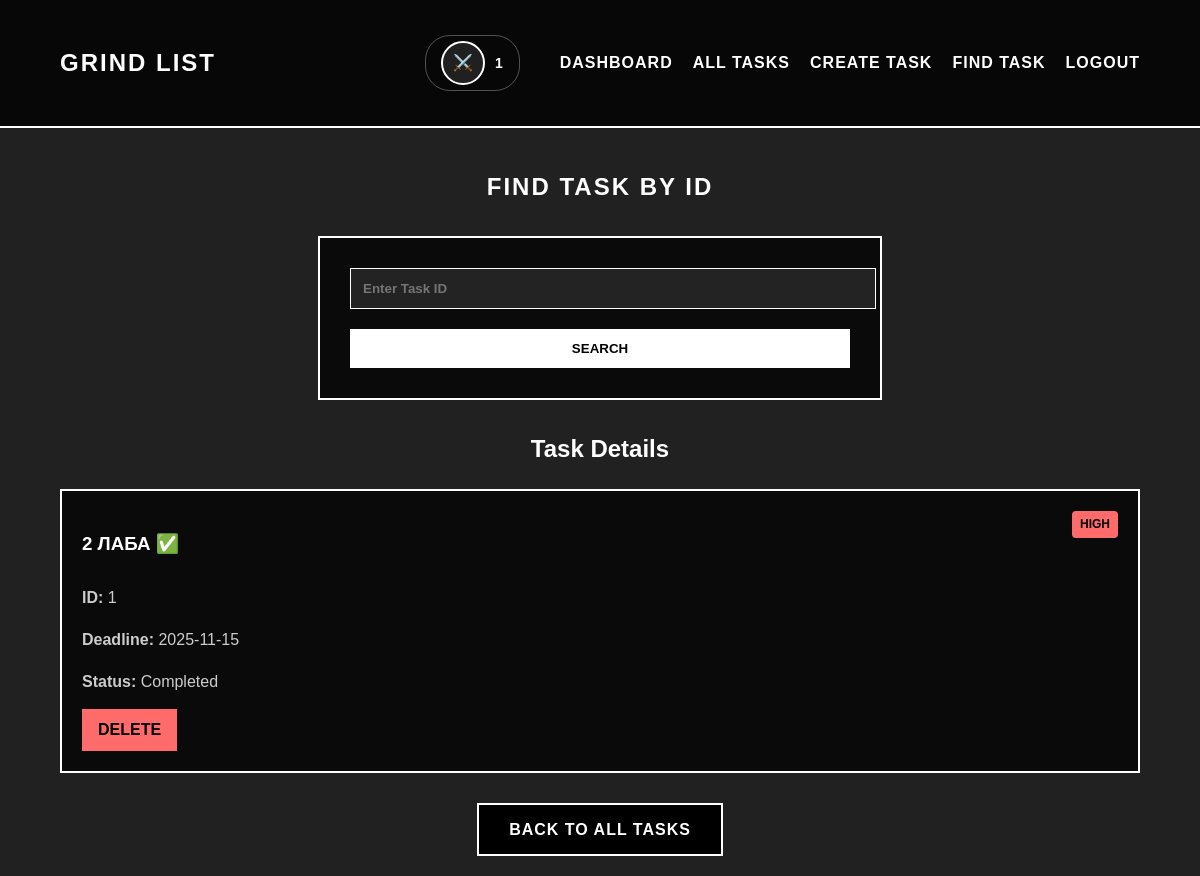
Page /task/task_by_id?task_id=1 (signed in) on the committed database.
### app/models/task.py (models this page shows, shortened)
class Task(db.Model):
    id = db.Column(db.Integer, primary_key=True)
    title = db.Column(db.String(200), nullable=False)
    priority = db.Column(db.String(10), nullable=False)
    deadline = db.Column(db.DateTime, default=datetime.now)
    is_done = db.Column(db.Boolean, default=False)
    user_id = db.Column(db.Integer, db.ForeignKey('user.id'), nullable=False)

### app/routes/task.py (the view)
@task.route('/task_by_id', methods=['GET', 'POST'])
def task_by_id_page():
    if 'user_id' not in session:
        flash('Сначала войдите в систему', 'error')
        return redirect(url_for('main.home'))
    task = None
    if request.method == 'POST':
        task_id = request.form.get('task_id')
        if task_id:
            task = Task.query.filter_by(id=task_id, user_id=session['user_id']).first()
            if not task:
                flash('Task not found', 'error')
    elif request.args.get('task_id'):
        task = Task.query.filter_by(id=request.args.get('task_id'), user_id=session['user_id']).first()
    return render_template('main/task_by_id.html', task=task)

### app/templates/main/task_by_id.html (shortened to what this page needs)
{% extends "main/base_dashboard.html" %}
{% block content %}
<section class="search-task-section">
    <h1 style="color: #fff; text-align: center; text-transform: uppercase; letter-spacing: 2px; margin-bottom: 30px;">
        FIND TASK BY ID
    </h1>
    <form class="search-form" method="POST" action="{{ url_for('task.task_by_id_page') }}">
        <input type="number" name="task_id" placeholder="Enter Task ID" required min="1" value="{{ request.form.task_id if request.form.task_id }}">
        <button type="submit">SEARCH</button>
    </form>
    {% if task %}
        <div class="task-details" style="margin-top: 30px;">
            <h2 style="color: #fff; text-align: center; margin-bottom: 20px;">Task Details</h2>
            <div class="task-card">
                <div style="display: flex; justify-content: space-between; align-items: start;">
                    <h3>{{ task.title }}{% if task.is_done %} ✅{% endif %}</h3>
                    <span class="priority-badge {{ task.priority }}">{{ task.priority.upper() }}</span>
                </div>
                <p><strong>ID:</strong> {{ task.id }}</p>
                <p><strong>Deadline:</strong> {{ task.deadline.strftime('%Y-%m-%d') if task.deadline else 'Not set' }}</p>
                <p><strong>Status:</strong> {% if task.is_done %}Completed{% else %}In Progress{% endif %}</p>
                <div class="task-actions">
                    <a href="{{ url_for('task.delete_task_page', task_id=task.id) }}" class="task-btn delete-btn" onclick="return confirm('Are you sure you want to delete this task?')">Delete</a>
                </div>
            </div>
        </div>
    {% endif %}
    <div style="text-align: center; margin-top: 30px;">
        <a href="{{ url_for('task.tasks_page') }}" class="auth-btn">Back to All Tasks</a>
    </div>
</section>
{% endblock %}

### app/static/style.css (style rules this page uses)
body { font-family: 'Arial Black', 'Arial', sans-serif; line-height: 1.6; color: #000; margin: 0; padding: 0; background-color: rgba(0, 0, 0, 0.87); background-size: cover; background-attachment: fixed; min-height: 100vh; }
.auth-btn { display: inline-block; padding: 12px 30px; margin: 0 10px; background: #000; color: #fff; border: 2px solid #fff; text-decoration: none; text-transform: uppercase; font-weight: bold; letter-spacing: 1px; transition: all 0.3s ease; }
.task-card { background: rgba(0,0,0,0.7); border: 2px solid #fff; padding: 20px; color: #fff; transition: all 0.3s ease; }
.task-card h3 { margin-bottom: 10px; text-transform: uppercase; color: #fff; }
.task-card p { color: #ccc; margin-bottom: 15px; }
.task-btn { background: #fff; color: #000; border: none; padding: 10px 20px; cursor: pointer; font-weight: bold; text-transform: uppercase; transition: all 0.3s; margin-right: 10px; }
.task-form, .search-form { max-width: 500px; margin: 30px auto; background: rgba(0,0,0,0.7); padding: 30px; border: 2px solid #fff; }
.task-form input, .task-form select, .task-form textarea, .search-form input { width: 100%; padding: 12px; margin-bottom: 20px; border: 1px solid #fff; background: rgba(255,255,255,0.1); color: #fff; font-weight: bold; transition: all 0.3s ease; }
.task-form button, .search-form button { width: 100%; padding: 12px; background: #fff; color: #000; border: none; font-weight: bold; text-transform: uppercase; cursor: pointer; transition: all 0.3s; }
.priority-badge { padding: 4px 8px; border-radius: 4px; font-size: 12px; font-weight: bold; text-transform: uppercase; }
.priority-badge.high { background: #ff6b6b; color: #000; }
.task-actions { display: flex; gap: 10px; margin-top: 15px; flex-wrap: wrap; }
.delete-btn { background: #ff6b6b !important; text-decoration: none; padding: 8px 16px; }

### rows in the picture
Task: title "2 ЛАБА", priority "HIGH", id "1", deadline "2025-11-15"

### other values in the picture
{{ session.username }} "1"
